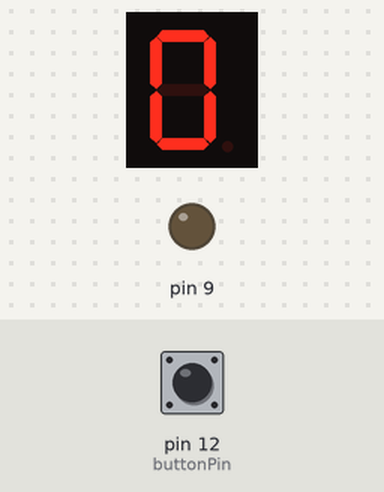
Simulated run of this sketch. Board: Arduino Uno, built with avr-gcc and run on an emulated ATmega328P. On the bench: 1-digit seven-segment display, output pins drawn as LEDs (lit = HIGH). Wiring (inferred from the names in the program): 1-digit 7-segment display, segments lit when LOW: segments pin 2, pin 3, pin 4, pin 5, pin 6, pin 7, pin 8. The inputs (shaded band) are chosen by the test bench; at power-on: pin 12 (buttonPin) HIGH. The segment pins are drawn as the display they are named for; pins used as bus, display or sensor lines are not drawn.

Above: at 1.2 s.
1.3 s: pin 12 (buttonPin) pulled LOW for 0.25 s
At 2.5 s:
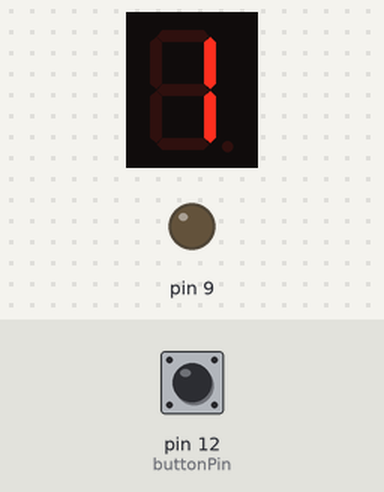
3.0 s: pin 12 (buttonPin) pulled LOW for 1 s
At 3.7 s:
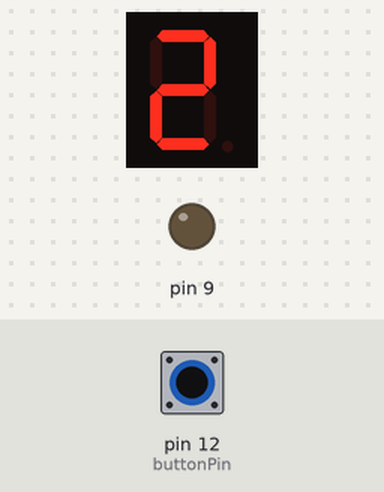
5.5 s: pin 12 (buttonPin) pulled LOW for 0.25 s
At 6.8 s:
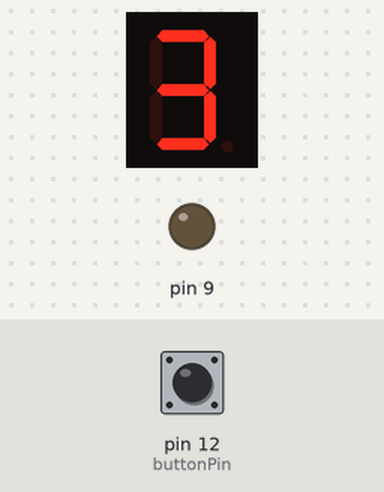
7.2 s: pin 12 (buttonPin) pulled LOW for 1 s
At 8.2 s:
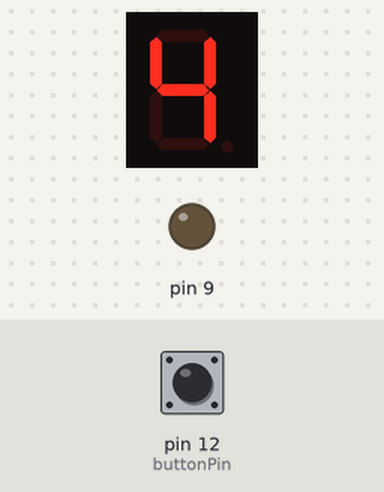
Timing chart, 0 to 10.2 s (numbered marks = the images above; inputs shaded):
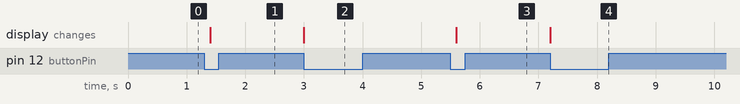

Measured:
- after the input at 1.3 s, the display: changes after 0.10 s (image 1)
- after the input at 3.0 s, the display: changes at once (image 2)
- after the input at 5.5 s, the display: changes after 0.10 s (image 3)
- after the input at 7.2 s, the display: changes at once (image 4)

The sketch:

2021digitalwkB_0513_2.ino
```cpp
byte seven_seg_digits[10][7]={
  {0,0,0,0,0,0,1},
  {1,0,0,1,1,1,1},
  {0,0,1,0,0,1,0},
  {0,0,0,0,1,1,0},
  {1,0,0,1,1,0,0},
  {0,1,0,0,1,0,0},
  {0,1,0,0,0,0,0},
  {0,0,0,1,1,1,1},
  {0,0,0,0,0,0,0},
  {0,0,0,0,1,0,0},
  };
byte pin_numbers[7]={2,3,4,5,6,7,8};

const int buttonPin=12;
int ps_buttonState=0,pv_buttonState=0;
int n=0;

void setup() {
  // put your setup code here, to run once:
  for(byte pin=0;pin<7;pin++){
    pinMode(pin_numbers[pin],OUTPUT);
    };
   pinMode(9,OUTPUT);
   digitalWrite(9,0);
   digitalWrite(buttonPin,HIGH);
   pinMode(buttonPin,INPUT_PULLUP);
}

void sevenSegWrite(byte digit){
  for(byte seg=0;seg<7;seg++){
   digitalWrite(pin_numbers[seg],seven_seg_digits[digit][seg]);
    }
}

void loop() {
  // put your main code here, to run repeatedly:
  //buttonState=digitalRead(buttonPin);
  ps_buttonState=digitalRead(12);


  if(ps_buttonState!=pv_buttonState){
  if(ps_buttonState==0){
    n++;
    if(n>9){
      n=0;
      }
    }
  }
  pv_buttonState=ps_buttonState;
  sevenSegWrite(n);
  delay(200);
}
```
